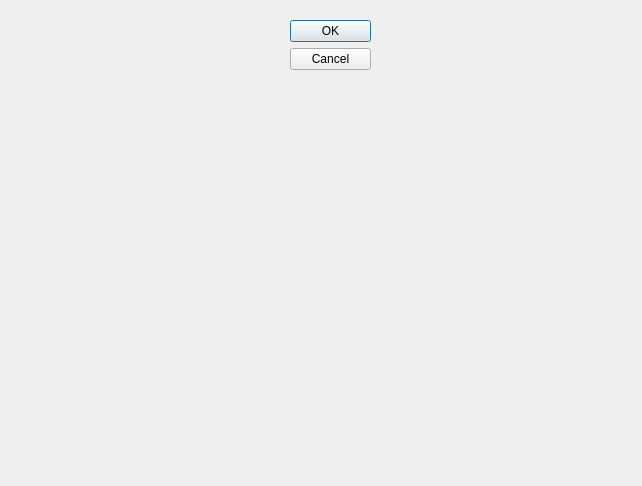
<?xml version="1.0" encoding="UTF-8"?>
<ui version="4.0">
 <class>Dialog</class>
 <widget class="QDialog" name="Dialog">
  <property name="geometry">
   <rect>
    <x>0</x>
    <y>0</y>
    <width>642</width>
    <height>486</height>
   </rect>
  </property>
  <property name="windowTitle">
   <string>Dialog</string>
  </property>
  <widget class="QDialogButtonBox" name="buttonBox">
   <property name="geometry">
    <rect>
     <x>290</x>
     <y>20</y>
     <width>81</width>
     <height>241</height>
    </rect>
   </property>
   <property name="orientation">
    <enum>Qt::Vertical</enum>
   </property>
   <property name="standardButtons">
    <set>QDialogButtonBox::Cancel|QDialogButtonBox::Ok</set>
   </property>
  </widget>
 </widget>
 <resources/>
 <connections>
  <connection>
   <sender>buttonBox</sender>
   <signal>accepted()</signal>
   <receiver>Dialog</receiver>
   <slot>accept()</slot>
   <hints>
    <hint type="sourcelabel">
     <x>248</x>
     <y>254</y>
    </hint>
    <hint type="destinationlabel">
     <x>157</x>
     <y>274</y>
    </hint>
   </hints>
  </connection>
  <connection>
   <sender>buttonBox</sender>
   <signal>rejected()</signal>
   <receiver>Dialog</receiver>
   <slot>reject()</slot>
   <hints>
    <hint type="sourcelabel">
     <x>316</x>
     <y>260</y>
    </hint>
    <hint type="destinationlabel">
     <x>286</x>
     <y>274</y>
    </hint>
   </hints>
  </connection>
 </connections>
</ui>
